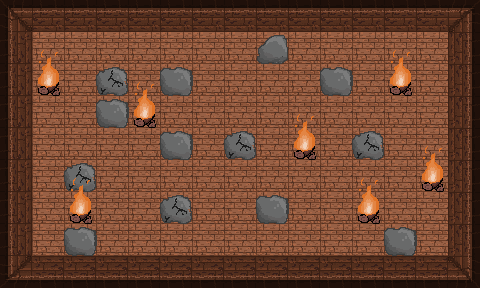

Tiled map render using the project's own tile images. Description and the whole map definition, tile-layer contents included, below:
An orthogonal 15x9 tile map with 32x32 px tiles, 2 tile layers (ground, obstacles) and 39 objects.

<map version="1.5" tiledversion="1.5.0" orientation="orthogonal" renderorder="right-down" width="15" height="9" tilewidth="32" tileheight="32" infinite="0" nextlayerid="10" nextobjectid="144">
 <tileset firstgid="1" source="room.tsx" />
 <layer id="1" name="ground" width="15" height="9">
  <data encoding="csv">
1610612738,1,1,1,1,1,1,1,1,1,1,1,1,1,2,
1610612737,3,3,3,3,3,3,3,3,3,3,3,3,3,2684354561,
1610612737,3,3,3,3,3,3,3,3,3,3,3,3,3,2684354561,
1610612737,3,3,3,3,3,3,3,3,3,3,3,3,3,2684354561,
1610612737,3,3,3,3,3,3,3,3,3,3,3,3,3,2684354561,
1610612737,3,3,3,3,3,3,3,3,3,3,3,3,3,2684354561,
1610612737,3,3,3,3,3,3,3,3,3,3,3,3,3,2684354561,
1610612737,3,3,3,3,3,3,3,3,3,3,3,3,3,2684354561,
3221225474,3221225473,3221225473,3221225473,3221225473,3221225473,3221225473,3221225473,3221225473,3221225473,3221225473,3221225473,3221225473,3221225473,2684354562
</data>
 </layer>
 <objectgroup id="9" name="fire">
  <object id="116" x="392.266" y="92.7424">
   <polygon points="0,0 20.375,1.625 17.125,-7.25 19.75,-15 9.625,-20.25 0,-11.625" />
  </object>
  <object id="117" x="358.604" y="221.208">
   <polygon points="0,0 20.375,1.625 17.125,-7.25 19.75,-15 9.625,-20.25 0,-11.625" />
  </object>
  <object id="118" x="296.089" y="156.632">
   <polygon points="0,0 20.375,1.625 17.125,-7.25 19.75,-15 9.625,-20.25 0,-11.625" />
  </object>
  <object id="119" x="422.493" y="190.981">
   <polygon points="0,0 20.375,1.625 17.125,-7.25 19.75,-15 9.625,-20.25 0,-11.625" />
  </object>
  <object id="120" x="70.759" y="221.895">
   <polygon points="0,0 20.375,1.625 17.125,-7.25 19.75,-15 9.625,-20.25 0,-11.625" />
  </object>
  <object id="121" x="135.335" y="126.404">
   <polygon points="0,0 20.375,1.625 17.125,-7.25 19.75,-15 9.625,-20.25 0,-11.625" />
  </object>
  <object id="122" x="39.1579" y="92.7424">
   <polygon points="0,0 20.375,1.625 17.125,-7.25 19.75,-15 9.625,-20.25 0,-11.625" />
  </object>
 </objectgroup>
 <objectgroup id="5" name="doors-UP">
  <object id="36" x="224" y="0" width="32" height="32" />
 </objectgroup>
 <objectgroup id="6" name="doors-RIGHT">
  <object id="37" x="448" y="128" width="32" height="32" />
 </objectgroup>
 <objectgroup id="7" name="doors-LEFT">
  <object id="39" x="0" y="128" width="32" height="32" />
 </objectgroup>
 <objectgroup id="8" name="doors-DOWN">
  <object id="40" x="224" y="256" width="32" height="32" />
 </objectgroup>
 <layer id="3" name="obstacles" width="15" height="9">
  <data encoding="csv">
0,0,0,0,0,0,0,0,0,0,0,0,0,0,0,
0,0,0,0,0,0,0,0,7,0,0,0,0,0,0,
0,12,0,6,0,4,0,0,0,0,4,0,12,0,0,
0,0,0,4,12,0,0,0,0,0,0,0,0,0,0,
0,0,0,0,0,4,0,6,0,12,0,6,0,0,0,
0,0,6,0,0,0,0,0,0,0,0,0,0,12,0,
0,0,12,0,0,6,0,0,4,0,0,12,0,0,0,
0,0,4,0,0,0,0,0,0,0,0,0,4,0,0,
0,0,0,0,0,0,0,0,0,0,0,0,0,0,0
</data>
 </layer>
 <objectgroup id="4" name="border">
  <object id="3" x="0" y="0" width="224" height="32" />
  <object id="4" x="448" y="0" width="32" height="128" />
  <object id="24" x="256" y="0" width="224" height="32" />
  <object id="25" x="448" y="160" width="32" height="128" />
  <object id="26" x="0" y="256" width="224" height="32" />
  <object id="27" x="256" y="256" width="224" height="32" />
  <object id="28" x="0" y="0" width="32" height="128" />
  <object id="29" x="0" y="160" width="32" height="128" />
  <object id="123" x="100.299" y="92.7424">
   <polygon points="0,0 -3.875,-11.875 4.25,-22.625 15.875,-24.875 26.625,-18.5 26.375,-2.25 13.875,1.125" />
  </object>
  <object id="124" x="67.3241" y="188.92">
   <polygon points="0,0 -3.875,-11.875 4.25,-22.625 15.875,-24.875 26.625,-18.5 26.375,-2.25 13.875,1.125" />
  </object>
  <object id="125" x="163.501" y="221.895">
   <polygon points="0,0 -3.875,-11.875 4.25,-22.625 15.875,-24.875 26.625,-18.5 26.375,-2.25 13.875,1.125" />
  </object>
  <object id="126" x="227.391" y="158.006">
   <polygon points="0,0 -3.875,-11.875 4.25,-22.625 15.875,-24.875 26.625,-18.5 26.375,-2.25 13.875,1.125" />
  </object>
  <object id="127" x="356.543" y="156.632">
   <polygon points="0,0 -3.875,-11.875 4.25,-22.625 15.875,-24.875 26.625,-18.5 26.375,-2.25 13.875,1.125" />
  </object>
  <object id="128" x="259.679" y="61.1413">
   <polygon points="0,0 24,-0.375 26.75,-13.625 21.625,-24.375 12.25,-24 -1.125,-11.625" />
  </object>
  <object id="130" x="166.249" y="94.8033">
   <polygon points="0,0 11.0909,-0.727273 23.2727,-0.181818 24.7273,-22 13.2727,-26.1818 -2.18182,-24.7273 -4.36364,-14.5455" />
  </object>
  <object id="131" x="325.629" y="94.8033">
   <polygon points="0,0 11.0909,-0.727273 23.2727,-0.181818 24.7273,-22 13.2727,-26.1818 -2.18182,-24.7273 -4.36364,-14.5455" />
  </object>
  <object id="132" x="389.518" y="256.244">
   <polygon points="0,0 11.0909,-0.727273 23.2727,-0.181818 24.7273,-22 13.2727,-26.1818 -2.18182,-24.7273 -4.36364,-14.5455" />
  </object>
  <object id="133" x="261.053" y="221.208">
   <polygon points="0,0 11.0909,-0.727273 23.2727,-0.181818 24.7273,-22 13.2727,-26.1818 -2.18182,-24.7273 -4.36364,-14.5455" />
  </object>
  <object id="134" x="165.562" y="159.38">
   <polygon points="0,0 11.0909,-0.727273 23.2727,-0.181818 24.7273,-22 13.2727,-26.1818 -2.18182,-24.7273 -4.36364,-14.5455" />
  </object>
  <object id="135" x="100.986" y="126.404">
   <polygon points="0,0 11.0909,-0.727273 23.2727,-0.181818 24.7273,-22 13.2727,-26.1818 -2.18182,-24.7273 -4.36364,-14.5455" />
  </object>
  <object id="136" x="69.385" y="254.87">
   <polygon points="0,0 11.0909,-0.727273 23.2727,-0.181818 24.7273,-22 13.2727,-26.1818 -2.18182,-24.7273 -4.36364,-14.5455" />
  </object>
 </objectgroup>
 <objectgroup id="9" name="fire">
  <object id="137" x="391.108" y="92">
   <polygon points="0,0 20.375,1.625 17.125,-7.25 19.75,-15 9.625,-20.25 0,-11.625" />
  </object>
  <object id="138" x="357.446" y="220.466">
   <polygon points="0,0 20.375,1.625 17.125,-7.25 19.75,-15 9.625,-20.25 0,-11.625" />
  </object>
  <object id="139" x="294.931" y="155.89">
   <polygon points="0,0 20.375,1.625 17.125,-7.25 19.75,-15 9.625,-20.25 0,-11.625" />
  </object>
  <object id="140" x="421.335" y="190.239">
   <polygon points="0,0 20.375,1.625 17.125,-7.25 19.75,-15 9.625,-20.25 0,-11.625" />
  </object>
  <object id="141" x="69.6011" y="221.153">
   <polygon points="0,0 20.375,1.625 17.125,-7.25 19.75,-15 9.625,-20.25 0,-11.625" />
  </object>
  <object id="142" x="134.177" y="125.662">
   <polygon points="0,0 20.375,1.625 17.125,-7.25 19.75,-15 9.625,-20.25 0,-11.625" />
  </object>
  <object id="143" x="38" y="92">
   <polygon points="0,0 20.375,1.625 17.125,-7.25 19.75,-15 9.625,-20.25 0,-11.625" />
  </object>
 </objectgroup>
</map>
